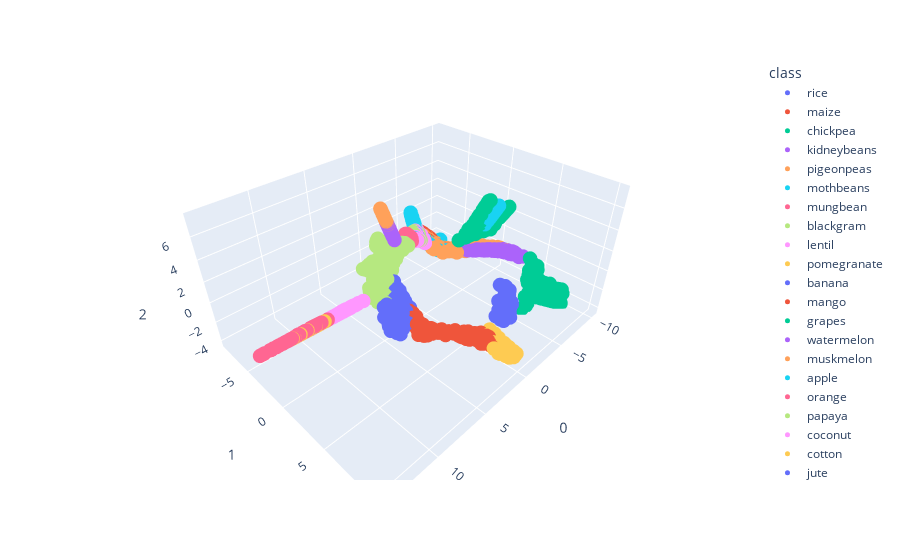

This figure's notebook cell:
### Markdown cell above
Isomap busca mantener las distancias geodesicas (distancia minima entre dos puntos en una superficie, una linea recta (como desenrrollar un papel))

Funciona estableciendo vecinos entre los valores del conjunto de datos y busca una representacion euclideana

estas distancias geodesicas entre los puntos van conformando un grafo y es un problema de distancia (dijkstra o bellman ford)

### Code cell
isomap_df = Isomap(n_neighbors=6, n_components=3)
isomap_df.fit(dataframe_escalado)
projections_isomap = isomap_df.transform(dataframe_escalado)

fig = px.scatter_3d(
    projections_isomap, x=0, y=1, z=2,
    color=dataframe['label'], labels={'color': 'class'}
)
fig.update_traces(marker_size=5)
fig.show()
